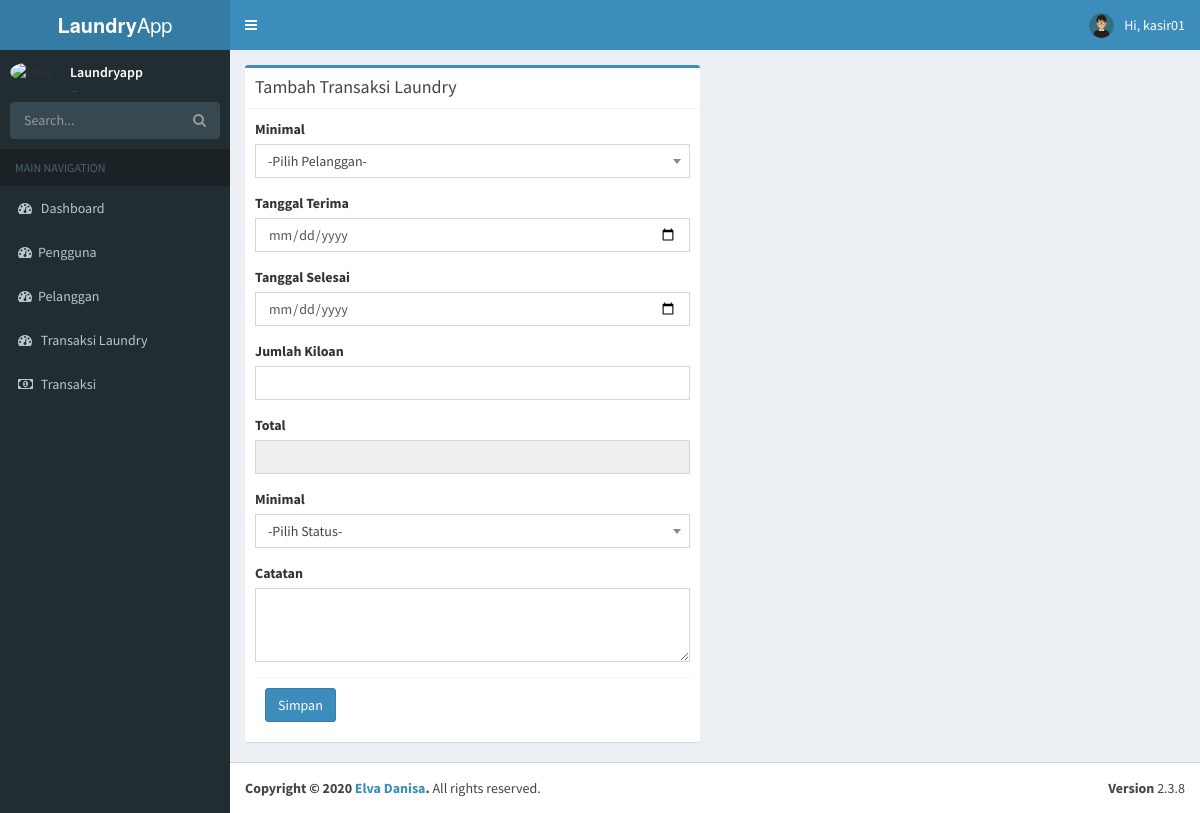
The page /index.php?page=laundry&aksi=tambah (signed in) on the database its author committed.
### tables this page shows
CREATE TABLE IF NOT EXISTS `tb_user` (
  `id` int(11) NOT NULL AUTO_INCREMENT,
  `username` varchar(100) NOT NULL,
  `nama_user` varchar(255) NOT NULL,
  `password` varchar(100) NOT NULL,
  `level` varchar(30) NOT NULL,
  `foto` varchar(255) NOT NULL,
  PRIMARY KEY (`id`)
);

### page/laundry/tambah.php (the view, shortened to what this page needs)
<div class="row">
       <div class="col-md-6">
         <div class="box box-primary">
           <div class="box-header with-border">
             <h3 class="box-title">Tambah Transaksi Laundry</h3>
           </div>
           <form method="POST">
             <div class="box-body">
               <div class="form-group">
               <label>Minimal</label>
             </div>
               <div class="form-group">
                 <label for="exampleInputPassword1">Tanggal Terima</label>
                 <input type="date" class="form-control" name="tgl_terima">
               </div>
               <div class="form-group">
                 <label for="exampleInputPassword1">Tanggal Selesai</label>
                 <input type="date" class="form-control" name="tgl_selesai">
               </div>
               <div class="form-group">
                 <label for="exampleInputPassword1">Jumlah Kiloan</label>
                 <input type="number" class="form-control" onkeyup="sum();" id="jumlah_kiloan" name="jml_kiloan" required="">
               </div>
                <div class="form-group">
                 <label for="exampleInputPassword1">Total</label>
                 <input type="number" class="form-control" name="total" id="nominal" readonly="">
               </div>
               <div class="form-group">
               <label>Minimal</label>
             </div>
               <div class="form-group">
                 <label>Catatan</label>
                 <textarea class="form-control" rows="3" name="catatan"></textarea>
               </div>
             <div class="box-footer">
               <button type="submit" name="simpan" class="btn btn-primary">Simpan</button>
             </div>
           </form>
         </div>

### index.php (shortened to what this page needs)
<?php
    include "include/koneksi.php";
  if ($_SESSION['admin'] || $_SESSION['kasir'] ) {
?>
<!DOCTYPE html>
<html>
<head>
  <link rel="stylesheet" href="bootstrap/css/bootstrap.min.css">
  <link rel="stylesheet" href="plugins/select2/select2.min.css">
  <link rel="stylesheet" href="https://cdnjs.cloudflare.com/ajax/libs/font-awesome/4.5.0/css/font-awesome.min.css">
  <link rel="stylesheet" href="https://cdnjs.cloudflare.com/ajax/libs/ionicons/2.0.1/css/ionicons.min.css">
  <link rel="stylesheet" href="plugins/datatables/dataTables.bootstrap.css">
  <link rel="stylesheet" href="dist/css/AdminLTE.min.css">
  <link rel="stylesheet" href="dist/css/skins/_all-skins.min.css">
</head>
<body class="hold-transition skin-blue sidebar-mini">
<div class="wrapper">
  <header class="main-header">
    <a href="../../index2.html" class="logo">
      <span class="logo-lg"><b>Laundry</b>App</span>
    </a>
    <nav class="navbar navbar-static-top">
      <a href="#" class="sidebar-toggle" data-toggle="offcanvas" role="button">
      </a>
      <?php
          if ($_SESSION['admin']) {
            $user = $_SESSION['admin'];
          }elseif ($_SESSION['kasir']) {
            $user = $_SESSION['kasir'];
          }
          $sql_user = $koneksi->query("select * from tb_user where id='$user'");
          $data_user = $sql_user->fetch_assoc();
          $nama = $data_user['nama_user'];
       ?>
      <div class="navbar-custom-menu">
        <ul class="nav navbar-nav">
          <li class="dropdown user user-menu">
            <a href="#" class="dropdown-toggle" data-toggle="dropdown">
              <img src="images/<?php echo $data_user['foto']; ?>" class="user-image" alt="User Image">
              <span class="hidden-xs">Hi, <?php echo $nama?></span>
            </a>
          </li>
      </div>
    </nav>
  </header>
  <?php include "include/menu.php"; ?>
    <div class="content-wrapper">
    <section class="content-header">
      <?php include "include/isi.php"; ?>
    </section>
  </div>
  <footer class="main-footer">
    <div class="pull-right hidden-xs">
      <b>Version</b> 2.3.8
    </div>
    <strong>Copyright &copy; 2020 <a href="http://almsaeedstudio.com">Elva Danisa</a>.</strong> All rights
    reserved.
  </footer>
</div>
</body>
</html>
<?php
    }else{
      header("location: login.php");
    }
 ?>

### rows shown on the page
tb_user: foto (picture), nama_user "kasir01"
